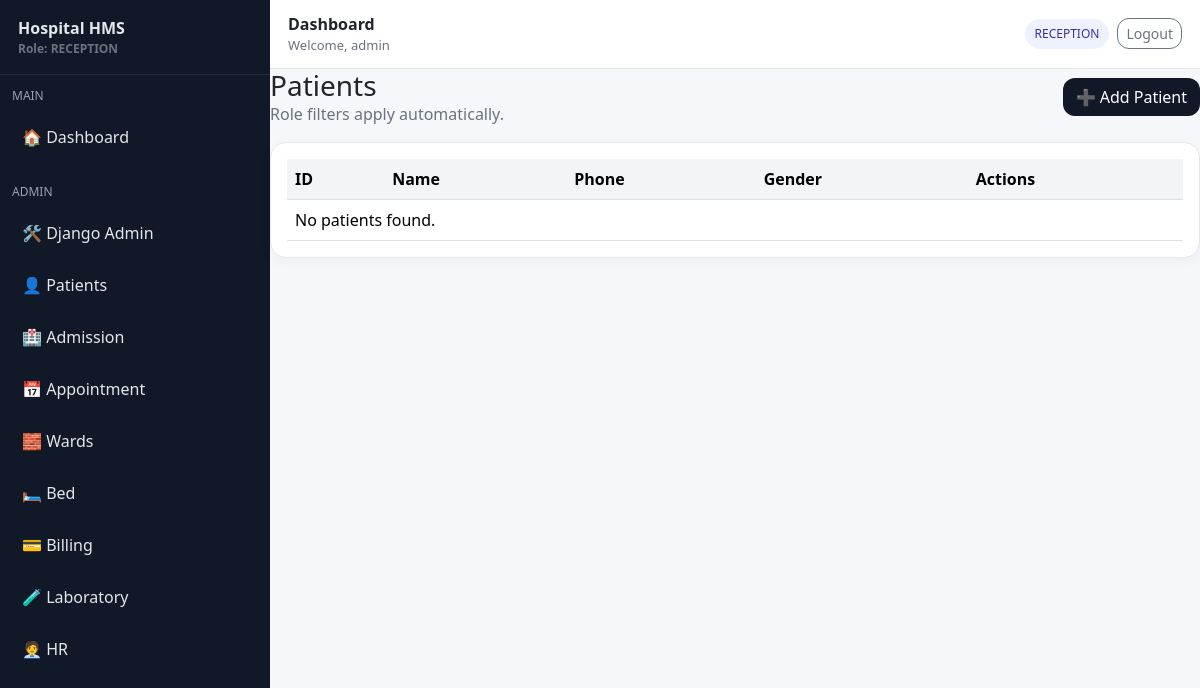
Page /patients/ (signed in) on the earlier database version.
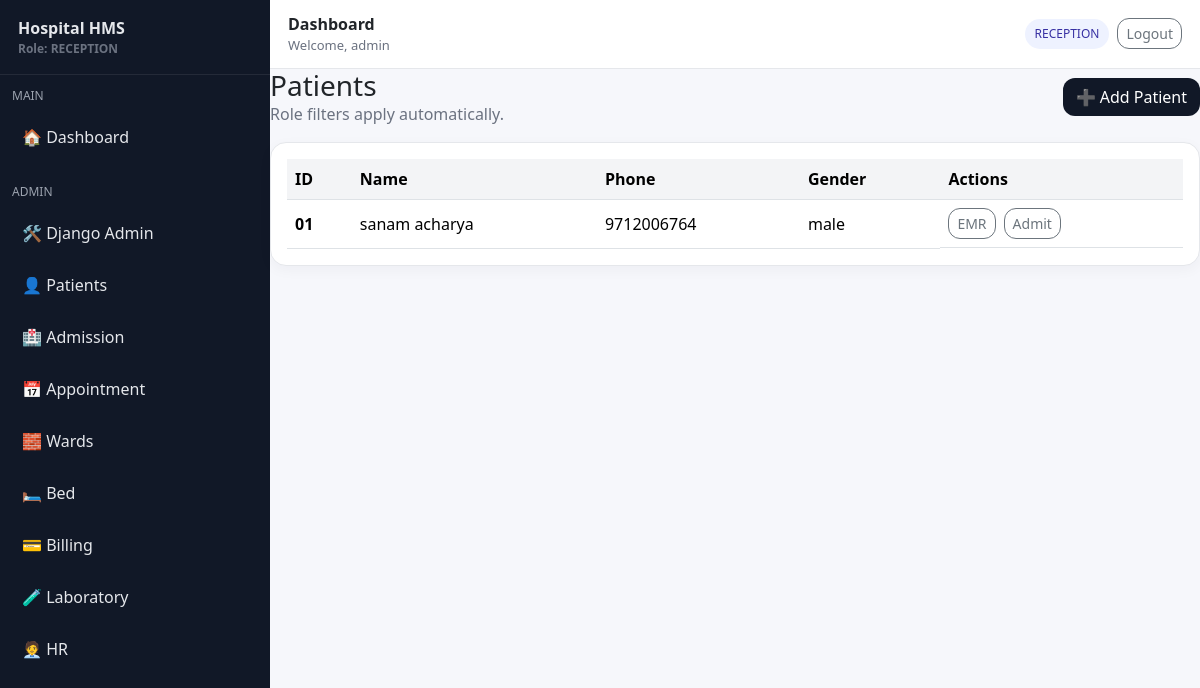
Same page on the later database version.
### apps/patients/models.py (models this page shows, shortened)
class Patient(models.Model):
    patient_id = models.CharField(max_length=20, unique=True)
    full_name = models.CharField(max_length=150)
    dob = models.DateField(null=True, blank=True)
    phone = models.CharField(max_length=15, blank=True)
    address = models.CharField(max_length=200, blank=True)
    gender = models.CharField(max_length=20, blank=True)
    created_at = models.DateTimeField(auto_now_add=True)

### apps/patients/views.py (the view, shortened to what this page needs)
# urls.py: path("", views.patient_list, name="patient_list"),
@login_required
def patient_list(request):
    if request.user.is_superuser or request.user.role in [
        User.Role.ADMIN,
        User.Role.RECEPTION,
    ]:
        patients = Patient.objects.order_by("-created_at")
        return render(request, "patients/list.html", {"patients": patients})

### templates/patients/list.html
{% extends "base.html" %}
{% block content %}
<div class="d-flex justify-content-between align-items-center mb-3">
  <div>
    <h3 class="mb-0">Patients</h3>
    <div class="muted">Role filters apply automatically.</div>
  </div>
  {% if user.role == "ADMIN" or user.role == "RECEPTION" or user.is_superuser %}
    <a class="btn btn-soft" href="{% url 'patient_add' %}">➕ Add Patient</a>
  {% endif %}
</div>
<div class="card card-soft p-3">
  <div class="table-responsive">
    <table class="table align-middle mb-0">
      <thead>
        <tr>
          <th>ID</th><th>Name</th><th>Phone</th><th>Gender</th><th>Actions</th>
        </tr>
      </thead>
      <tbody>
        {% for p in patients %}
          <tr>
            <td class="fw-bold">{{ p.patient_id }}</td>
            <td>{{ p.full_name }}</td>
            <td>{{ p.phone }}</td>
            <td>{{ p.gender }}</td>
            <td class="d-flex gap-2">
              <a class="btn btn-sm btn-outline-secondary btn-outline-soft" href="{% url 'emr_patient_overview' p.id %}">EMR</a>
              {% if user.role == "ADMIN" or user.role == "RECEPTION" or user.is_superuser %}
                <a class="btn btn-sm btn-outline-secondary btn-outline-soft" href="{% url 'admit_patient_for_patient' p.id %}">Admit</a>
              {% endif %}
            </td>
          </tr>
        {% empty %}
          <tr><td colspan="5" class="muted">No patients found.</td></tr>
        {% endfor %}
      </tbody>
    </table>
  </div>
</div>
{% endblock %}

Differences in the rows shown:
added Patient: patient_id "01", full_name "sanam acharya", phone "9712006764", gender "male"
Other differences:
text no longer shown: "No patients found."
